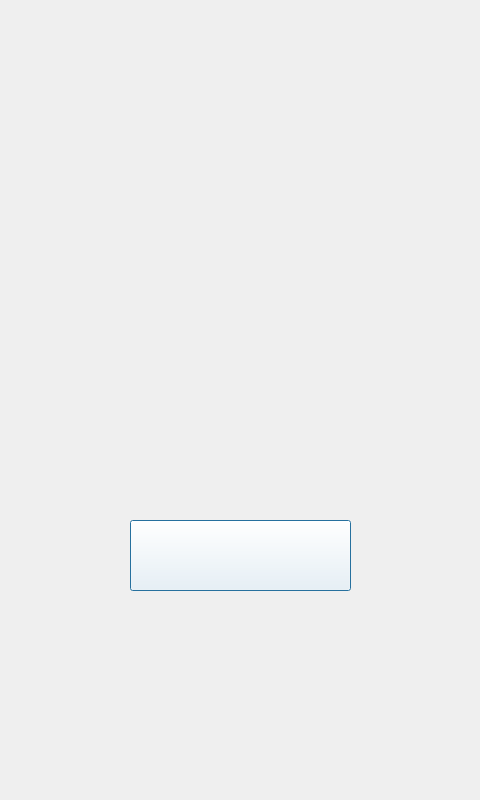
<?xml version="1.0" encoding="UTF-8"?>
<ui version="4.0">
 <class>Dialog</class>
 <widget class="QDialog" name="Dialog">
  <property name="geometry">
   <rect>
    <x>0</x>
    <y>0</y>
    <width>480</width>
    <height>800</height>
   </rect>
  </property>
  <property name="windowTitle">
   <string>Dialog</string>
  </property>
  <widget class="QLabel" name="label_2">
   <property name="geometry">
    <rect>
     <x>0</x>
     <y>0</y>
     <width>480</width>
     <height>800</height>
    </rect>
   </property>
   <property name="autoFillBackground">
    <bool>true</bool>
   </property>
   <property name="styleSheet">
    <string notr="true"/>
   </property>
   <property name="text">
    <string/>
   </property>
   <property name="pixmap">
    <pixmap>../assets/WaiterLITE-UI-02.png</pixmap>
   </property>
   <property name="scaledContents">
    <bool>true</bool>
   </property>
  </widget>
  <widget class="QPushButton" name="goToNextButton">
   <property name="geometry">
    <rect>
     <x>130</x>
     <y>520</y>
     <width>221</width>
     <height>71</height>
    </rect>
   </property>
   <property name="styleSheet">
    <string notr="true">background-color: rgba(255, 255, 255, 0);</string>
   </property>
   <property name="text">
    <string/>
   </property>
  </widget>
 </widget>
 <resources>
  <include location="../WaiterLITE01.qrc"/>
 </resources>
 <connections/>
</ui>
